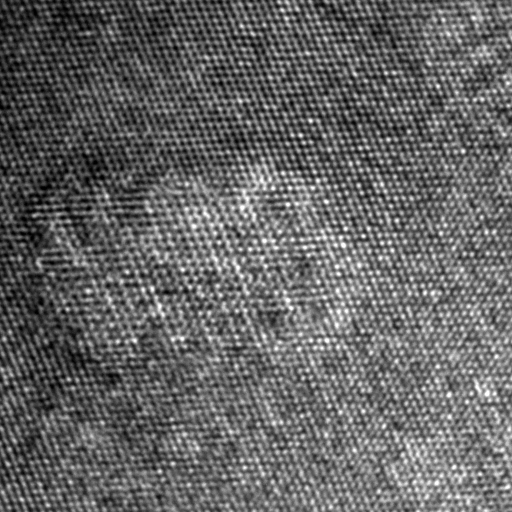
#> input picture examples/1l.tif, 1024 x 1024 px (shown at 1/2 size)
$ python -i fitPeaks.py   (imports and definitions only)   (older library calls are emulated)
#> lines starting #> are read from the running program, lines starting #| are printed output that depends on the picture; after the words box and inside, x2 and y2 are one past the last pixel; in counts of white or black regions, pixels touching at a corner belong together
### basictools/image_filters.py
"""
Collection of image filters and modifyers

Functions
---------
bin2
    Rebin an image using PIL.Image.resize
bin2_simple
    Rebin an image by adding together pixels
bw_filter
    Apply a butterworth filter to an image
gauss_filter
    Apply a Gaussian filter to an image
linscale
    Scale the intensity of an image to a new domain linearly
med_filter
    Apply a median filter to an image
normalize
    Linearly scale image intensity to a domain between 0 to 1
scale_percent
    Rescale image intensity to remove intensity outliers
scale_std
    Rescale image intensity to the mean+/- a multiple of the standard
    deviation
suppress_outliers
    Set pixel outliers to the minimum and maximum determined by
    a percentage.
"""

import numpy as np
from scipy.ndimage import median_filter, convolve
from PIL import Image
import logging
# import concurrent.futures as cf
from multiprocessing import Pool, cpu_count

# Initialize the Logger
logger = logging.getLogger(__name__)
logger.setLevel(logging.DEBUG)


def normalize(arr):
    """
    Rescale image intensities to 0 and 1

    Parameters
    ----------
    arr : array-like object
        The image to normalize

    Returns
    -------
    result : numpy array
        Image with intensity normalized between 0 and 1

    Notes
    -----
    Wrapper for method :py:func:`linscale`
    """
    return linscale(arr)


def linscale(arr, min=None, max=None, nmin=0, nmax=1, dtype=np.float):
    """
    Rescale image intensities

    Rescale the image intensities to a new scale. The value
    min and everything below gets mapped to nmin, max and everything
    above gets mapped to nmax. By default the minimum and maximum
    get mapped to 0 and 1.

    Parameters
    ----------
    arr : array-like object
        The image to normalize
    min : float, optional
        The intensity to map to the new minimum value. Defaults to
        the minimum of the provided array.
    max : float, optional
        The intensity to map to the new maximum value. Defaults to
        the maximum of the provided array.
    nmin : float, optional
        The new minimum of the image. Defaults to 0.
    nmax : float, optional
        The new maximum of the image. Defaults to 1. For 8-bit images use 255.
        For 16-bit images use 65535.
    dtype : type, optional
        The data type of the output array. Defaults to float. See the possible
        data types here:
        <https://docs.scipy.org/doc/numpy/user/basics.types.html>

    Returns
    -------
    result : array
        Intensity-rescaled image

    Notes
    -----
    The type recasting happens in an 'unsafe' manner. That is, if elements
    have float values like 0.99, recasting to np.uint8 will turn this into 0
    and not 1.

    Examples
    --------
    >>>s=np.array([[1, 2], [3, 4]])
    >>>linscale(s)
    array([[0.        , 0.33333333],
           [0.66666667, 1.        ]])
    >>>linscale(s, min=2, max=3, nmin=1, nmax=2, dtype=np.uint8)
    array([[1, 1],
           [2, 2]], dtype=uint8)
    """
    workarr = arr.copy()
    if min is None:
        min = workarr.min()
    else:
        workarr[workarr < min] = min
    if max is None:
        max = workarr.max()
    else:
        workarr[workarr > max] = max

    a = (nmax-nmin)/(max-min)
    result = (workarr-min)*a+nmin
    return result.astype(dtype)


def _get_dtype_min_max(dtype):
    """
    Return (min, max) of a numpy integer or float dtype

    For floats it just returns 0 and 1
    """
    if dtype == np.float or dtype == np.float32 or dtype == np.float64:
        max = 1  # np.finfo(dtype).max
        min = 0  # np.finfo(dtype).min
    elif (dtype == np.int8 or dtype == np.uint8 or
          dtype == np.int16 or dtype == np.uint16 or
          dtype == np.int32 or dtype == np.uint32 or
          dtype == np.int64 or dtype == np.uint64):
        max = np.iinfo(dtype).max
        min = np.iinfo(dtype).min
    else:
        raise ValueError("Unrecognized or unsupported type: {dtype}")
    return (min, max)


def normalize_convert(img, min=None, max=None, dtype=None):
    """
    Linscales an array and converts dtype

    Only unsigned integer dtypes are accepted

    Parameters
    ----------
    img : array
        The 2D image
    dtype : numpy.dtype, optional
        output type (options: numpy int and float types).
        Defaults to the same datatype as the image.
        If any kind of float is chosen
        the image is renormalized to between 0 and 1.
    min : int, optional
        the value in the img to map to the minimum. Everything
        below is set to minimum. Defaults to the minimum value
        in the array.
    max : int, optional
        the value in the img to map to the maximum. Everything
        above is set to maximum. Defaults to the maximum value
        in the array.

    Returns
    -------
    img_new : array
        The rescaled and retyped image
    """
    if dtype is None:
        dtype = img.dtype
    nmin, nmax = _get_dtype_min_max(dtype)
    return linscale(img, min, max, nmin, nmax, dtype)


# [58 lines left out: functions scale_std, scale_percent, not called in this run]


def _matlab_style_gauss2D(shape=(3, 3), sigma=0.5):
    """
    Returns 2D Gaussian kernel

    Notes
    -----
    Should give the same result as MATLAB's
    fspecial('gaussian',[shape],[sigma])

    See also
    --------
    :py:func:`gausfilter`
    """
    m, n = [(ss-1.)/2. for ss in shape]
    y, x = np.ogrid[-m:m+1, -n:n+1]
    h = np.exp(-(x*x + y*y) / (2.*sigma*sigma))
    h[h < np.finfo(h.dtype).eps*h.max()] = 0
    sumh = h.sum()
    if sumh != 0:
        h /= sumh
    return h


def gauss_filter(arr, ks=7, sig=4., cval=0):
    """
    Apply Gaussian kernel filter on image

    Blurs an image and fudges noise

    Parameters
    ----------
    arr : array-like object
        The image to filter
    ks : int, optional
        The kernel size. Default is 7.
    sig : float, optional
        The Gaussian standard deviation. Default is 4.
    cval : float, optional
        the constant value to assume beyond the border of the image.
        Defaults to 0.

    Returns
    -------
    result : numpy array
        filtered image
    """
    kernel = _matlab_style_gauss2D(shape=(ks, ks), sigma=sig)
    return convolve(arr, kernel, mode="constant", cval=cval)


# [20 lines left out: function med_filter, not called in this run]


def cnn_filter(arr):
    # TODO
    pass


# [68 lines left out: functions _find_outliers, suppress_outliers, not called in this run]


def bw_filter(image, inc=100, order=8):
    """
    This function applies a Butterworth high pass Fourier filter to a 2D image.

    Attenuates the very low frequency components in the image. The effect
    is to even out the intensity of the image.

    Parameters
    ----------
    image : array-like
        The 2D image to be filtered
    inc : float, optional
        The increment or radial size in recyprocal space. In units of pixels.
        Default is 100.
    order : float, optional
        Order of the filter. Default is 8.

    Returns
    -------
    result : numpy array
        The Butterworth-filtered image.

    See also
    --------
    <https://en.wikipedia.org/wiki/Butterworth_filter>
    """
    # Make sure the image is an array
    image = np.array(image)
    original_dtype = image.dtype
    # Subtract mean value from image
    (Nx, Ny) = image.shape
    image = image - np.mean(image)

    # Generate Fourier coordinates in 2D
    psize = 1 / inc
    lsize = np.array([Nx, Ny]) * psize

    # create array linearly ascending and decending to the middle
    if Nx % 2 == 0:
        qx = np.roll(np.arange(-Nx / 2, Nx / 2) / lsize[0],
                     np.rint(-Nx / 2).astype(int, casting='unsafe'),
                     axis=0)
    else:
        qx = np.roll(np.arange(-Nx / 2 + .5, Nx / 2 - .5) / lsize[0],
                     np.rint(-Nx / 2 + .5).astype(int, casting='unsafe'),
                     axis=0)
    if Ny % 2 == 0:
        qy = np.roll(np.arange(-Ny / 2, Ny / 2) / lsize[1],
                     np.rint(-Ny / 2).astype(int, casting='unsafe'),
                     axis=0)

    else:
        qy = np.roll(np.arange(-Ny / 2 + .5, Ny / 2 - .5) / lsize[1],
                     np.rint(-Ny / 2 + .5).astype(int, casting='unsafe'),
                     axis=0)

    # Apply low pass Butterworth filter
    qxa, qya = np.meshgrid(qx, qy, sparse=True)
    q2 = np.square(qxa) + np.square(qya)
    wfilt = 1 - 1 / np.sqrt(1 + np.power(q2, order) / np.power(.5, 16))

    butterfilt = np.real(np.fft.ifft2(np.fft.fft2(image) * wfilt))

    return normalize_convert(butterfilt, dtype=original_dtype)


# [62 lines left out: functions bin2, bin2_simple, not called in this run]


class Filter(object):
    """A pickle-able wrapper for using filters with multiprocessing"""
    # [4 lines left out: function __init__, not called in this run]

    def __call__(self, img):
        return self.func(img, *self.args, **self.kwargs)


# [25 lines left out: function apply_filter_to_stack, not called in this run]

### basictools/fitPeaks.py
"""
This function reads in an atomic resolution (S)TEM image, or takes it as
input through calling this function in another script. It then applies a
Butterworth and Gaussian filter to smooth out noise and does a simple peak
fitting. The user has then the option to refine the peak positions by
non-linear Gaussian fitting.

Input: atomic resolution (S)TEM image
Output: peaks
        - normal peak fitting: [x, y, peak intensity]
        - Gaussian fitting:    [x, y, peak intensity, sigma, x refined,
                                y refined, background from fit, integrated
                                peak intensity]
"""

# Libraries
import numpy as np
import pandas as pd
from scipy.optimize import least_squares
from scipy.ndimage.filters import maximum_filter
from scipy.ndimage.morphology import generate_binary_structure, binary_erosion

# Own functions
from . import image_filters as imf


def _detect_peaks(image):
    """
    Takes an image and detect the peaks usingthe local maximum filter.
    Returns a boolean mask of the peaks (i.e. 1 when
    the pixel's value is the neighborhood maximum, 0 otherwise)
    """
    # define an 8-connected neighborhood
    neighborhood = generate_binary_structure(2, 2)
    # apply the local maximum filter; all pixel of maximal value
    # in their neighborhood are set to 1
    local_max = maximum_filter(image, footprint=neighborhood) == image
    # local_max is a mask that contains the peaks we are
    # looking for, but also the background.
    # In order to isolate the peaks we must remove the background from the mask
    # we create the mask of the background
    background = (image == 0)
    # a little technicality: we must erode the background in order to
    # successfully subtract it form local_max, otherwise a line will
    # appear along the background border (artifact of the local maximum filter)
    eroded_background = binary_erosion(background, structure=neighborhood,
                                       border_value=1)
    # we obtain the final mask, containing only peaks,
    # by removing the background from the local_max mask (xor operation)
    detected_peaks = local_max ^ eroded_background
    return detected_peaks*1


def find_peaks(image, do_bw=True, bwf_args=(100, 8), do_gauss=True,
               gauss_args=(7, 2), min_dist=10, min_int=0.2, bound=5):
    """
    Find the (x, y, intensity) of atom column peak positions

    Parameters
    ----------
    image : array, 2D
        The image to find peaks in
    do_bw : bool, optional
        Whether to perform a butterworth filtering on the image
    bwf_args : 2-element tuple, optional
        Arguments passed to butterworth filter if used
    do_gauss : bool, optional
        Whether to perform a gaussian filter on the image
    gauss_args : 2-element tuple, optional
        Arguments passed to gauss_filter
    min_dist : float, optional
        Minimum distance between peaks in pixels
    min_int : float between 0-1, optional
        Minimum intensity at the peak
    bound : float, optional
        Minimum distance of a peak from the edge in pixels

    Returns
    -------
    result : pandas dataframe
        (x, y, intensity) of peaks dataframe
    """
    # Normalize image
    image = np.array(image)
    image = np.squeeze(image)  # remove single dimensional axes
    image = imf.normalize(image)
    # Determine image properties
    # shape no. rows (Nx) x no. columns (Ny) x no. channels (Nz)
    (Nx, Ny) = image.shape
    # Apply Butterworth filter
    if do_bw:
        image = imf.bw_filter(image, bwf_args[0], bwf_args[1])
    # Apply Gaussian filter
    if do_gauss:
        k_size = gauss_args[0]
        sigma = gauss_args[1]
        image = imf.gauss_filter(image, ks=k_size, sig=sigma,
                                 cval=image.mean())
    # Normalize image
    image_filt = imf.normalize(image)
    # Determine lattice peaks with indices x_p, y_p
    peaks = _detect_peaks(image_filt)
    # get x and y coordinates where peaks is nonzero
    (y_p, x_p) = np.nonzero(peaks*1)
    num_peaks = int(np.size(x_p))
    # reshape to column vector, add 1 to account for crop window
    x_p = x_p.reshape(num_peaks, 1)
    y_p = y_p.reshape(num_peaks, 1)
    # find the intensity associated with the peak
    I_p = image[x_p, y_p]
    # make an array [x, y, intensity]
    peaks = np.hstack((x_p, y_p, I_p))
    # sort the peaks by intensity
    peaks = peaks[np.argsort(peaks[:, 2])]
    # Remove peaks too close together
    del_peak = np.ones(num_peaks, dtype=bool)
    for a0 in range(0, num_peaks - 1, 1):
        d2 = (x_p[a0] - x_p[a0 + 1:]) ** 2 + (y_p[a0] - y_p[a0 + 1:]) ** 2
        if np.min(d2) < (min_dist ** 2):
            del_peak[a0] = False

    peaks = peaks[del_peak, :]
    # Remove low intensity peaks
    min_peaks = peaks[:, 2] > min_int
    peaks = peaks[min_peaks, :]
    # Remove peaks too close to image boundaries
    del_bound = np.logical_and.reduce(
        (peaks[:, 0] > bound, peaks[:, 0] < Nx-bound,
         peaks[:, 1] > bound, peaks[:, 1] < Ny-bound))
    peaks = peaks[del_bound, :]
    peaks = pd.DataFrame(peaks, columns=["x", "y", "intensity"])
    return peaks


# [190 lines left out: functions find_peaks2, gaussian_peak_fit, not called in this run]

>>> import cv2
>>> picture = cv2.imread('../examples/1l.tif', cv2.IMREAD_GRAYSCALE)
#> picture is the input picture: shape (1024, 1024); min 0, max 254, mean 100.4
>>> result = find_peaks(picture)
#> in linscale, `min = workarr.min()`: min = 0
#> in linscale, `max = workarr.max()`: max = 254
#> in linscale, `a = (nmax-nmin)/(max-min)`: a = 0.00394
#> in bw_filter, `wfilt = 1 - 1 / np.sqrt(1 + np.power(q2, order) / np.power(.5, 16))`:
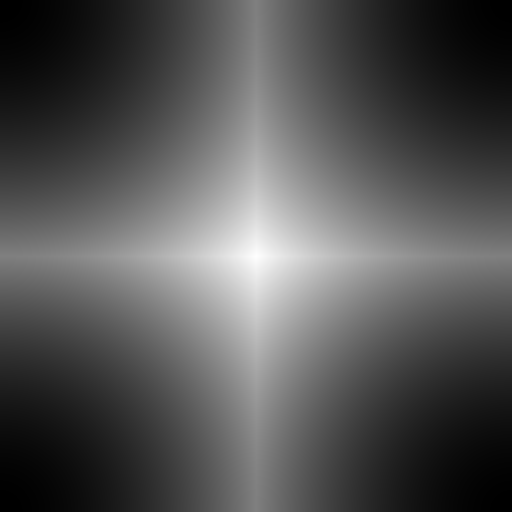
#> q2: shape (1024, 1024) float64 (shown at 1/2 size); min 0, max 5000, mean 1666.7; drawn with min black and max white
#> in bw_filter, `butterfilt = np.real(np.fft.ifft2(np.fft.fft2(image) * wfilt))`:
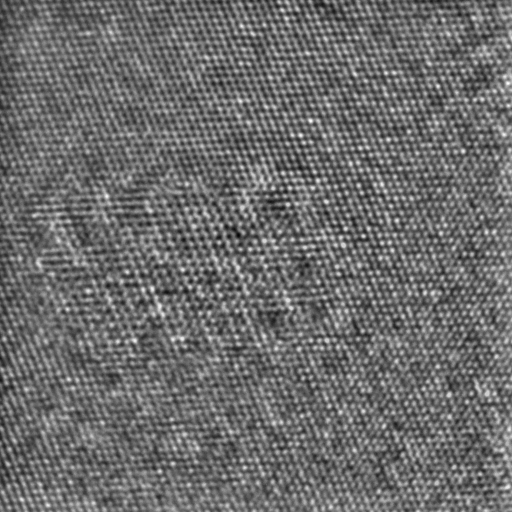
#> butterfilt: shape (1024, 1024) float64 (shown at 1/2 size); min -0.501, max 0.677, mean 2.17e-19; drawn with min black and max white
#> in _detect_peaks, `local_max = maximum_filter(image, footprint=neighborhood) == image`:
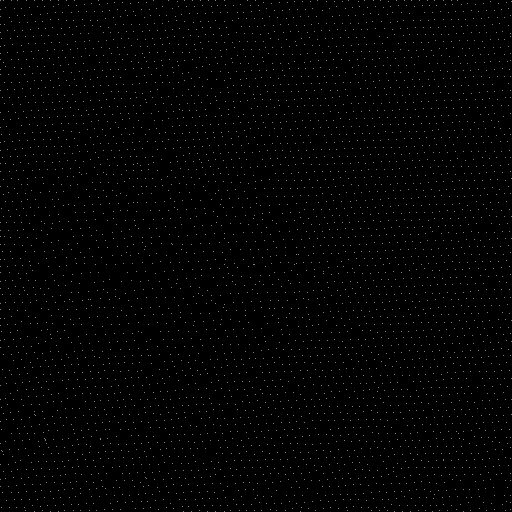
#> local_max: shape (1024, 1024) bool (shown at 1/2 size); 0.43% white in thin lines or dots
#> in _detect_peaks, `background = (image == 0)`: background: shape (1024, 1024) bool; 0% white in thin lines or dots, all inside (x1, y1, x2, y2) = (476, 470, 477, 471)
#> in _detect_peaks, `eroded_background = binary_erosion(background, structure=neighborhood,..`: eroded_background: shape (1024, 1024) bool; every value is 0
#> in _detect_peaks, `return detected_peaks*1`: returned value: shape (1024, 1024) int64; values 0 (black) and 1 (white), 0.43% white in thin lines or dots
#> in find_peaks, `(y_p, x_p) = np.nonzero(peaks*1)`: y_p = 4470 values from 0 to 1023; x_p = 4470 values, max 1023 at index 40, min 0 at index 0, mean 518.9
#> in find_peaks, `num_peaks = int(np.size(x_p))`: num_peaks = 4470
#> in find_peaks, `I_p = image[x_p, y_p]`: I_p = 4470 values, max 0.846 at index 2683, min 0.133 at index 2348, mean 0.424
#> in find_peaks, `peaks = pd.DataFrame(peaks, columns=["x", "y", "intensity"])`: peaks = table of 4141 rows and 3 columns
#> result = table of 4141 rows and 3 columns
